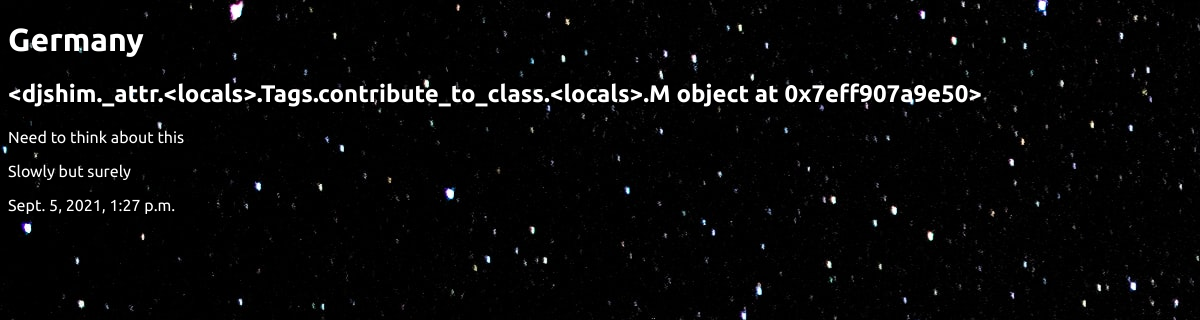
The page /pins/germany-recs/ on the database its author committed.
### pins/models.py (models this page shows, shortened)
class Pins(models.Model):
    name = models.CharField(max_length=100, blank=False)
    slug = models.SlugField()
    tags = TaggableManager()
    pin = models.TextField()
    notes = models.TextField()
    date_created = models.DateTimeField(auto_now_add=True)
    class Meta:
        verbose_name_plural = "Pins"

### pins/views.py (the view)
# urls.py: path('<slug:slug>/', views.pin_detail, name='pin_detail')
def pin_detail(request, slug):
    pin = Pins.objects.get(slug=slug)
    return render(request, 'pins/pin_detail.html', { 'pin':pin })

### pins/templates/pins/pin_detail.html (shortened to what this page needs)
{% extends 'pins/base.html' %}
{% block content %}
<div class="pin-detail">
    <div class="pin">
    <h1>{{ pin.name }}</h1>
    <h2>{{ pin.tags }}</h2>
    <p>{{ pin.pin }}</p>
    <p>{{ pin.notes }}</p>
    <p>{{ pin.date_created }}</p>
    </div>
</div>
{% endblock content %}

### pins/static/pins/index.css (style rules this page uses)
body { background: rgb(175, 175, 226); background-image: url(/static/stars.jpg); background-repeat: no-repeat; color: #fff; font-family: ubuntu; }

### rows shown on the page
Pins: name "Germany", tags "<djshim._attr.<locals>.Tags.contribute_to_class.<locals>.M object at 0x7eff907a9e50>", pin "Need to think about this", notes "Slowly but surely", date_created "Sept. 5, 2021, 1:27 p.m."
